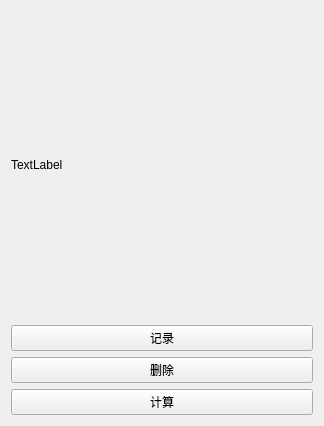
<?xml version="1.0" encoding="UTF-8"?>
<ui version="4.0">
 <class>caliHandEyewWidget</class>
 <widget class="QWidget" name="caliHandEyewWidget">
  <property name="geometry">
   <rect>
    <x>0</x>
    <y>0</y>
    <width>324</width>
    <height>426</height>
   </rect>
  </property>
  <property name="windowTitle">
   <string>Form</string>
  </property>
  <layout class="QVBoxLayout" name="verticalLayout">
   <item>
    <widget class="QLabel" name="label">
     <property name="text">
      <string>TextLabel</string>
     </property>
    </widget>
   </item>
   <item>
    <widget class="QPushButton" name="btn_record">
     <property name="text">
      <string>记录</string>
     </property>
    </widget>
   </item>
   <item>
    <widget class="QPushButton" name="btn_delete">
     <property name="text">
      <string>删除</string>
     </property>
    </widget>
   </item>
   <item>
    <widget class="QPushButton" name="btn_calculate">
     <property name="text">
      <string>计算</string>
     </property>
    </widget>
   </item>
  </layout>
 </widget>
 <resources/>
 <connections/>
</ui>
